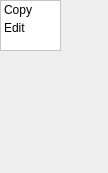
<?xml version="1.0" encoding="UTF-8"?>
<ui version="4.0">
 <class>Form</class>
 <widget class="QWidget" name="Form">
  <property name="geometry">
   <rect>
    <x>0</x>
    <y>0</y>
    <width>108</width>
    <height>173</height>
   </rect>
  </property>
  <property name="windowTitle">
   <string>ListContextMenu</string>
  </property>
  <widget class="QListWidget" name="listWidget">
   <property name="geometry">
    <rect>
     <x>0</x>
     <y>0</y>
     <width>61</width>
     <height>51</height>
    </rect>
   </property>
   <property name="styleSheet">
    <string notr="true">QListWidget {
    background-color: #ffffff; /* sets the background color of the list widget */
}

QListWidget::item {
    padding: 2px;
}

QListWidget::item:selected {
    background-color: #F0F0F0; /* sets the background color of a selected item */
    color: #000000; /* sets the text color of a selected item */
}
</string>
   </property>
   <item>
    <property name="text">
     <string>Copy</string>
    </property>
   </item>
   <item>
    <property name="text">
     <string>Edit</string>
    </property>
   </item>
  </widget>
 </widget>
 <resources/>
 <connections/>
</ui>
